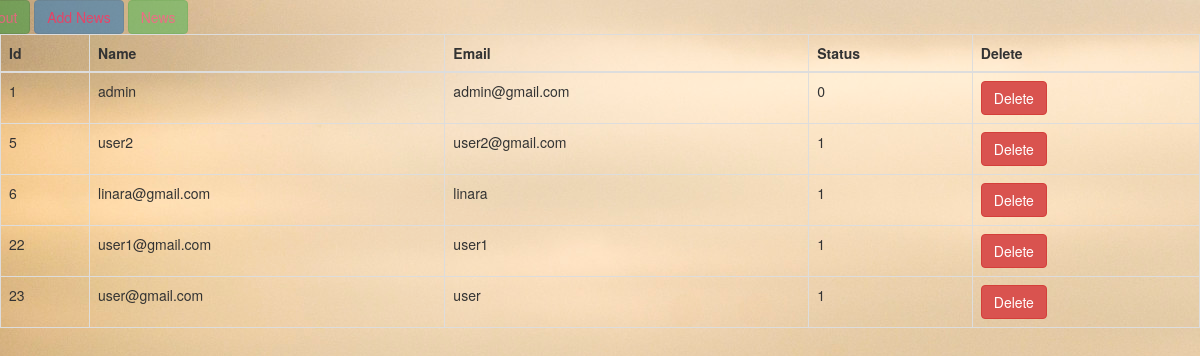
/project/admin.php (signed in), run on the app's committed database.
### tables this page shows
CREATE TABLE `users` (
  `id` int(11) NOT NULL,
  `name` text NOT NULL,
  `email` text NOT NULL,
  `password` text NOT NULL,
  `status` int(11) NOT NULL
);

### project/admin.php (the view, shortened to what this page needs)
<?php
	require_once("connection.php");
	$query = "SELECT * FROM users";
	$res = $con->query($query)
?>
<!DOCTYPE html>
<html>
<head>
	<link rel="stylesheet" type="text/css" href="css/bootstrap.min1.css">
</head>
<body>
<center><a href="logout.php"><button class="btn btn-success" style="margin-left:-1050px;opacity: 0.6; cursor: not-allowed; color:#ff4081;">Logout</button></a>
<button type="button" class="btn btn-primary" data-toggle="modal" data-target="#myModal" class="btn btn-success" style="opacity: 0.6; cursor: not-allowed; color:#f50057">Add News</button>
<a href="adminNews.php"><button type="button" class="btn btn-success" style="color:#ff4081; opacity: 0.6; cursor: not-allowed;">News</button></a>
</center>
<table class="table table-bordered">
<thead>
  <tr>
    <th>Id</th>
    <th>Name</th>
    <th>Email</th>
    <th>Status</th>
    <th>Delete</th>
  </tr>
</thead>
<tbody>
<?php while($item = $res->fetch_assoc()){?>
	<tr><td><?=$item['id']?></td><td><?=$item['name']?></td><td><?=$item['email']?></td><td><?=$item['status']?></td><td><a href="delete.php?id=<?=$item['id']?>"><button class="btn btn-danger">Delete</button></a></td></tr>
<?php } ?>
</tbody>
</table>
</body>
</html>

### project/admin.php (style rules this page uses)
body { background-image: url(img/pr1.jpg); }

### data on the page
users: id "1", name "admin", email "admin@gmail.com", status "0"
users: id "5", name "user2", email "user2@gmail.com", status "1"
users: id "6", name "linara@gmail.com", email "linara", status "1"
users: id "22", name "user1@gmail.com", email "user1", status "1"
users: id "23", name "user@gmail.com", email "user", status "1"
